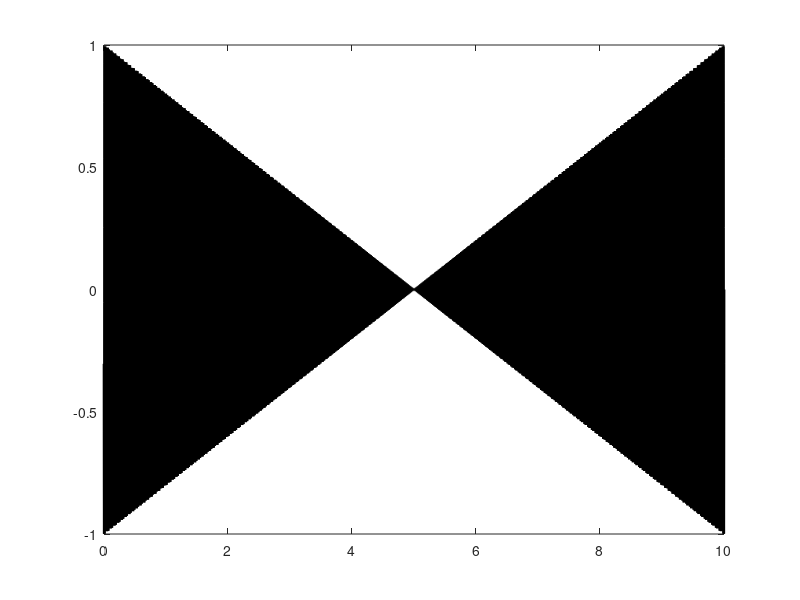

MATLAB code to generate this figure: (Note: this script raises an error after producing the figure.)




%% Fig 1

fact=0.1;
% http://fieldtrip.fcdonders.nl/faq/why_is_there_a_residual_50hz_line-noise_component_after_applying_a_dft_filter
% sampling rate
fs = 1017;
% time
t = (1:10170)/fs;
% frequency (Hz)
f = 50;         
% increasing amplitude
amp = (1:10170)/fs;
% 50 Hz sine with increasing amplitude
s1 = amp.*sin(2*pi*f*t);
%plot(t, s1, 'b');
% dftfilter: fit 50 Hz sine (with constant amplitude)
avgamp = mean(amp);
s2 = avgamp.*sin(2*pi*f*t);
%hold on; plot(t, s2, 'r');
s3 = s1-s2;

fig1=figure; plot(t, s3/5, 'k','linewidth',2);
% bandstopfilter: remove 4.9 to 5.1 Hz 
s4 = ft_preproc_bandstopfilter(s1, fs,[50-fact 50+fact] , 2);
hold on; plot(t, s4, 'm','linewidth',2);
set(gca,'FontSize',15,'FontName','Times','linewidth',2)
xlim([0 6])
l1=legend('50Hz DFT filter (10s)','49.9-50.1 Notch filter')
set(l1,'box','off')
xlabel('Time (s)')
ylabel('Residual Artifact')
title('Simulated Filter Distortion')
box off
saveas(fig1,'~/Desktop/poster/fig1.tif')
%% Fig 2
cd /home/yuval/Data/emptyRoom2
trl=1:1017:1017*100;
trl=trl';
trl(:,2)=trl+1017;
trl(:,3)=0;
cfg=[];
cfg.trl=trl;
cfg.channel='A185';%'A149';
cfg.demean='yes';
cfg.dataset=source;
data=ft_preprocessing(cfg)
% f=fftBasic(data.trial{1,1},data.fsample);
% f50=abs(f(:,50));
% cfg=[];
% cfg.interactive='yes';
% topoplot248(f50,cfg);
fact=2;
cfg=[];
cfg.bsfilter='yes';
cfg.bsfreq=[50-fact 50+fact];
bs=ft_preprocessing(cfg,data);
cfg=[];
cfg.dftfilter='yes';
cfg.dftfreq=50;
dft=ft_preprocessing(cfg,data);
for triali=1:100;
    if triali==1
        F1=abs(fftBasic(data.trial{1,triali},data.fsample));
        F2=abs(fftBasic(bs.trial{1,triali},data.fsample));
        F3=abs(fftBasic(dft.trial{1,triali},data.fsample));
    else
        F1=F1+abs(fftBasic(data.trial{1,triali},data.fsample));
        F2=F2+abs(fftBasic(bs.trial{1,triali},data.fsample));
        F3=F3+abs(fftBasic(dft.trial{1,triali},data.fsample));
    end
end
f=F1/100;
f(2,:)=F2/100;
f(3,:)=F3/100;

fig2=figure;plot(f','linewidth',2);
xlim([0 75])
set(gca,'FontSize',15,'FontName','Times','linewidth',2)
title('50Hz Artifact for Empty Room MEG')
xlabel('Hz')
ylabel('PSD')
l2=legend('Raw','Notch 48-52','DFT (1s)');
set(l2,'location','NorthWest','box','off')
box off
saveas(fig2,'~/Desktop/poster/fig2.tif')

%% Fig 3, ref channel
cfg=[];
cfg.trl=[1,101725,0];
cfg.channel='MCxaA';%'A149';
cfg.demean='yes';
cfg.dataset=source;
data=ft_preprocessing(cfg);
chanLF=data.trial{1,1};
time=data.time{1,1};
% cfg.channel='MEG';%'A149';
% data=ft_preprocessing(cfg);
% time=data.time{1,1};
% data=data.trial{1,1};
% data(end+1,:)=chanLF;
% [cleanData,whereUp,noiseSamp,Artifact]=correctLF(data,1017.25,chanLF);
[cleanRef,WU,~,Artifact]=correctLF(chanLF,1017.25);
close;
Art=Artifact(1:200);
WU=WU(WU<200);
time=time(1:200);
chLF=chanLF(1:200);
clnRef=cleanRef(1:200);
avg=[2.89119737381359e-13,7.79861182648340e-13,1.07857073207176e-12,8.64481527901416e-13,9.18944765707920e-13,1.04312821954690e-12,1.02630245229774e-12,1.31582818958519e-12,1.22139113018672e-12,4.21806970346207e-13,-2.10098555011177e-13,-7.49795644003205e-13,-1.17914559436105e-12,-1.04310532734657e-12,-1.03721395225933e-12,-1.15760672704210e-12,-9.74597051332109e-13,-1.12901840861876e-12,-1.11480504540830e-12,-3.64048602290936e-13,1.73204407664864e-13,5.88017810807483e-13;];
figure;
plot(time,chLF,'r','linewidth',2)
set(gca,'fontname','times','fontsize',15)
hold on
plot(time(WU(1):WU(1)+19),avg(1:20),'b','linewidth',2)
plot(time,clnRef,'g','linewidth',2)
for WUi=1:10
    line(time([WU(WUi),WU(WUi)]),[min(chLF),max(chLF)],'color','k','linewidth',2,'linestyle','--')
end
legend('noisy channel','average 50Hz wave','cleaned channel','zero crossing');
title('zero crossing markers for averaging the noise waveform')
xlabel('Time (s)')
ylabel('MEG amplitude (T)')
cd /home/yuval/Desktop/poster